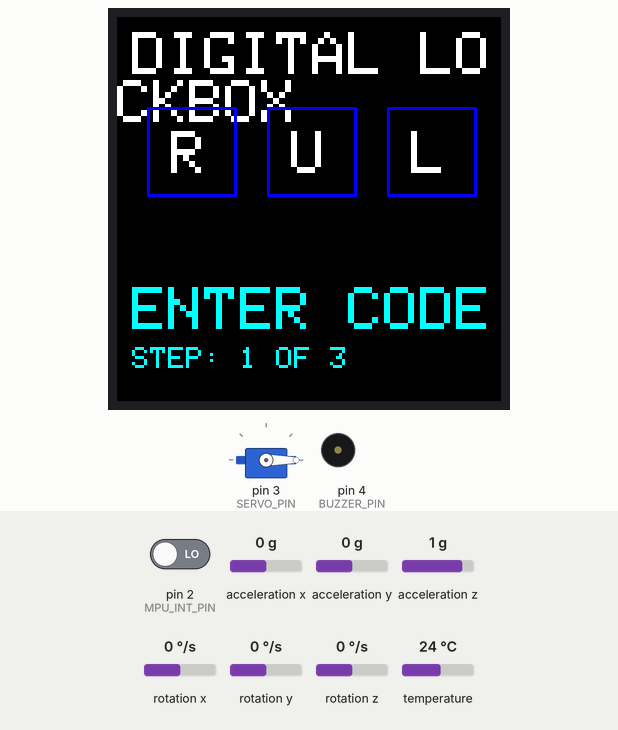
Simulated run of this sketch. Board: Arduino Mega 2560, built with avr-gcc and run on an emulated ATmega2560. Parts: servo, 128×128 colour display, buzzer (waves = sounding, pin HIGH). The inputs (shaded band) are chosen by the test bench; at power-on: pin 2 (MPU_INT_PIN) LOW, acceleration x 0 g, acceleration y 0 g, acceleration z 1 g, rotation x 0 °/s, rotation y 0 °/s, rotation z 0 °/s, temperature 24 °C. What the sketch prints to the serial monitor is not drawn.

Above: at 1.4 s.
1.5 s: pin 2 (MPU_INT_PIN) driven HIGH
Timing chart, 0 to 4.5 s (numbered marks = the images above; inputs shaded):
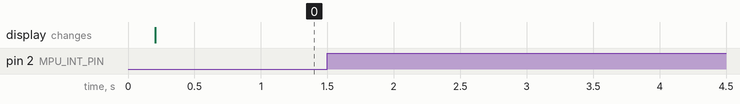

Measured:
- after the input at 1.5 s, every drawn part: stays the same

The sketch:

CP11VD_F.ino
```cpp
#include <Wire.h>
#include <SPI.h>
#include <Adafruit_GFX.h>
#include <Adafruit_ST7735.h>
#include <Adafruit_MPU6050.h>
#include <Adafruit_Sensor.h>
#include <Servo.h>

// --- HARDWARE PIN DEFINITIONS (Mega 2560) ---
#define MPU_INT_PIN 2    // Connected to MPU6050 INT pin (Mega INT0)
#define SERVO_PIN 3
#define BUZZER_PIN 4

// ST7735 TFT Pins (SPI)
#define TFT_CS 10
#define TFT_DC 9
#define TFT_RST 8

// Initialize Libraries
Adafruit_ST7735 tft = Adafruit_ST7735(TFT_CS, TFT_DC, TFT_RST);
Adafruit_MPU6050 mpu;
Servo lockServo;

// --- CONTROL CONSTANTS ---
#define TAP_THRESHOLD_G 1.2 // MODIFIED: Lowered g-force threshold for a recognized tap (1.2g)
#define DEBOUNCE_TIME 500   // ms to ignore subsequent taps after one is detected
const long UNLOCK_TIMEOUT = 5000; // 5 seconds

// --- LOCK STATE MANAGEMENT ---
enum TapType { NONE, LEFT, RIGHT, UP, DOWN };
enum LockState { LOCKED, UNLOCKED };

// The Secret Code Sequence (RIGHT, UP, LEFT)
const TapType LOCK_CODE[] = { RIGHT, UP, LEFT };
const int CODE_LENGTH = 3;

volatile int currentStep = 0;
LockState lockStatus = LOCKED;
long unlockTime = 0;
volatile long lastTapTime = 0; // Cooldown timer for the tap
volatile bool isTapping = false; // Flag to indicate if we need to process a tap

// --- FUNCTION PROTOTYPES ---
void MPU6050_INT_ISR();
void setupMPU6050();
TapType classifyTap();
void processTap();
void unlock();
void resetLock(bool showDenied);
void playTone(bool success);
void playFinalTone(bool success);
void updateTFT(bool full_redraw, const char* override_status = nullptr);

// -----------------------------------------------------------------
// INTERRUPT SERVICE ROUTINE (ISR)
// -----------------------------------------------------------------
void MPU6050_INT_ISR() {
  if (lockStatus == LOCKED && (millis() - lastTapTime> DEBOUNCE_TIME)) {
isTapping = true;
lastTapTime = millis();
  }
}

void setup() {
Serial.begin(115200);
Serial.println("\n--- Digital Lockbox: MPU6050 Edition ---");

Wire.begin();

  // Setup I/O
pinMode(BUZZER_PIN, OUTPUT);
lockServo.attach(SERVO_PIN);
lockServo.write(0); // Start LOCKED (0 degrees)
Serial.println("Actuator: Locked (0 deg)");

  // TFT Setup
tft.initR(INITR_144GREENTAB);
tft.setRotation(1); // Landscape mode
tft.fillScreen(ST7735_BLACK);
Serial.println("Display: Initialized ST7735");

  setupMPU6050();

  // Attach the interrupt function to the pin
attachInterrupt(digitalPinToInterrupt(MPU_INT_PIN), MPU6050_INT_ISR, RISING);
Serial.println("Interrupt: Attached to Digital Pin 2 (RISING)");

updateTFT(true); // Initial HMI draw
}

void loop() {
  // 1. Process tap outside of ISR
  if (isTapping) {
processTap();
isTapping = false; // Reset flag after processing
  }

  // 2. Check for auto-relock timeout
  if (lockStatus == UNLOCKED) {
      if ((millis() - unlockTime) > UNLOCK_TIMEOUT) {
resetLock(false);
      } else {
          // Update the relock countdown frequently
updateTFT(false);
      }
  }
}

// -----------------------------------------------------------------
// MPU6050 SETUP AND TAP CLASSIFICATION
// -----------------------------------------------------------------
void setupMPU6050() {
  if (!mpu.begin()) {
Serial.println("MPU6050 ERROR: Not found! Check wiring.");
    while (1);
  }
Serial.println("MPU6050 OK. Configuring motion detection...");

  // MPU6050 Motion Interrupt setup
mpu.setHighPassFilter(MPU6050_HIGHPASS_0_63_HZ);

  // *** CORRECTED INTERRUPT PIN CONFIGURATION ***
mpu.setInterruptPinPolarity(true);        // Active HIGH
mpu.setInterruptPinLatch(false);         // Disable Latch (Pulse mode)

mpu.setMotionDetectionThreshold(10); // 10 * 2mg = 20mg (Low threshold to trigger ISR)
mpu.setMotionDetectionDuration(1); // 1ms

  // *** CORRECTED INTERRUPT ENABLING ***
mpu.setMotionInterrupt(true); // Enable Motion Interrupt
Serial.print("Tap Threshold (Software): ");
Serial.print(TAP_THRESHOLD_G);
Serial.println("g");
}

/** Custom software logic to classify the tap direction after the ISR fires. */
TapType classifyTap() {
sensors_event_t aevent, gevent, tevent;
mpu.getEvent(&aevent, &gevent, &tevent);

  float accX = aevent.acceleration.x;
  float accY = aevent.acceleration.y;

Serial.print("Raw Acc (X, Y): ");
Serial.print(accX);
Serial.print(", ");
Serial.println(accY);

  // Get absolute max axis acceleration
  float absX = abs(accX);
  float absY = abs(accY);

TapType result = NONE;

  // Check against threshold and determine dominant axis
  if (absX> TAP_THRESHOLD_G || absY> TAP_THRESHOLD_G) {

    if (absX>absY) {
      // X-axis dominant (LEFT or RIGHT)
      if (accX< -TAP_THRESHOLD_G) result = LEFT;
      if (accX> TAP_THRESHOLD_G) result = RIGHT;
    } else {
      // Y-axis dominant (UP or DOWN)
      if (accY< -TAP_THRESHOLD_G) result = UP; // Tap UP
      if (accY> TAP_THRESHOLD_G) result = DOWN; // Tap DOWN
    }
  }
  return result;
}

// -----------------------------------------------------------------
// FSM AND TAP LOGIC
// -----------------------------------------------------------------

void processTap() {
  // Read and clear motion interrupt source register
mpu.getMotionInterruptStatus();

TapType detectedTap = classifyTap();
  const char* tapNames[] = {"NONE", "LEFT", "RIGHT", "UP", "DOWN"};

Serial.print("Detected Tap: ");
Serial.println(tapNames[detectedTap]);
Serial.print("Expected Tap: ");
Serial.println(tapNames[LOCK_CODE[currentStep]]);

  if (detectedTap == LOCK_CODE[currentStep]) {
    // CORRECT TAP: Advance state
currentStep++;
playTone(true); // Success tone
Serial.print("FSM: CORRECT. Step advanced to ");
Serial.println(currentStep);
    if (currentStep == CODE_LENGTH) {
      unlock();
    }
  } else if (detectedTap != NONE) {
    // INCORRECT TAP: Reset FSM
Serial.println("FSM: INCORRECT. Resetting FSM.");
resetLock(true);
  } else {
    // Motion detected, but did not pass the software threshold
Serial.print("FSM: Motion below software threshold (");
Serial.print(TAP_THRESHOLD_G);
Serial.println("g) - Ignored.");
  }

  // Redraw TFT after state change
updateTFT(false);
}

void unlock() {
lockStatus = UNLOCKED;
lockServo.write(90); // UNLOCK
unlockTime = millis();
playFinalTone(true);
currentStep = CODE_LENGTH; // Hold at the unlocked state
Serial.println("LOCK STATUS: UNLOCKED! (90 deg)");
updateTFT(false);
}

void resetLock(bool showDenied) {
lockStatus = LOCKED;
lockServo.write(0); // LOCK
currentStep = 0;

Serial.println("LOCK STATUS: LOCKED (0 deg)");

  if (showDenied) {
playTone(false); // Failure tone
Serial.println("ACCESS DENIED / FAILURE TONE");
    // Brief display of ACCESS DENIED
updateTFT(true, "ACCESS DENIED");
    delay(500);
  }
updateTFT(true); // Full redraw to reset icons
}

// -----------------------------------------------------------------
// OUTPUT & FEEDBACK
// -----------------------------------------------------------------
void playTone(bool success) {
  if (success) {
    tone(BUZZER_PIN, 1500, 100);
  } else {
    tone(BUZZER_PIN, 300, 500);
  }
}

void playFinalTone(bool success) {
  // Extended success jingle
  tone(BUZZER_PIN, 1000, 150); delay(150);
  tone(BUZZER_PIN, 1500, 200);
}

void updateTFT(bool full_redraw, const char* override_status = nullptr) {
  // Draw Icons: RIGHT (R), UP (U), LEFT (L)
  int icon_x[] = {10, 50, 90};
  const char* icon_label[] = {"R", "U", "L"};

  if (full_redraw) {
tft.fillScreen(ST7735_BLACK);
tft.setTextSize(2);
tft.setCursor(5, 5);
tft.setTextColor(ST7735_WHITE);
tft.print("DIGITAL LOCKBOX");
  }

  // Draw Sequence Icons and Progress
  for (int i = 0; i< CODE_LENGTH; i++) {
    uint16_t color = (i<currentStep) ? ST7735_GREEN : ST7735_BLUE;
tft.drawRect(icon_x[i], 30, 30, 30, color);
tft.setCursor(icon_x[i] + 8, 38);
tft.setTextColor(ST7735_WHITE);
tft.setTextSize(2);
tft.print(icon_label[i]);
  }

  // Status Message Area (Clears the area for clean update)
tft.fillRect(0, 80, 160, 50, ST7735_BLACK);
tft.setCursor(5, 90);
tft.setTextSize(2);

  if (override_status) {
tft.setTextColor(ST7735_RED);
tft.print(override_status);
  } else if (lockStatus == UNLOCKED) {
tft.setTextColor(ST7735_YELLOW);
tft.print("ACCESS GRANTED!");
tft.setCursor(5, 110);
tft.setTextSize(1);
tft.print("RELOCKING IN ");
tft.print((UNLOCK_TIMEOUT - (millis() - unlockTime)) / 1000);
tft.print("s");
  } else {
tft.setTextColor(ST7735_CYAN);
tft.print("ENTER CODE");
tft.setCursor(5, 110);
tft.setTextSize(1);
tft.print("STEP: ");
tft.print(currentStep + 1);
tft.print(" OF 3");
}
}
```
